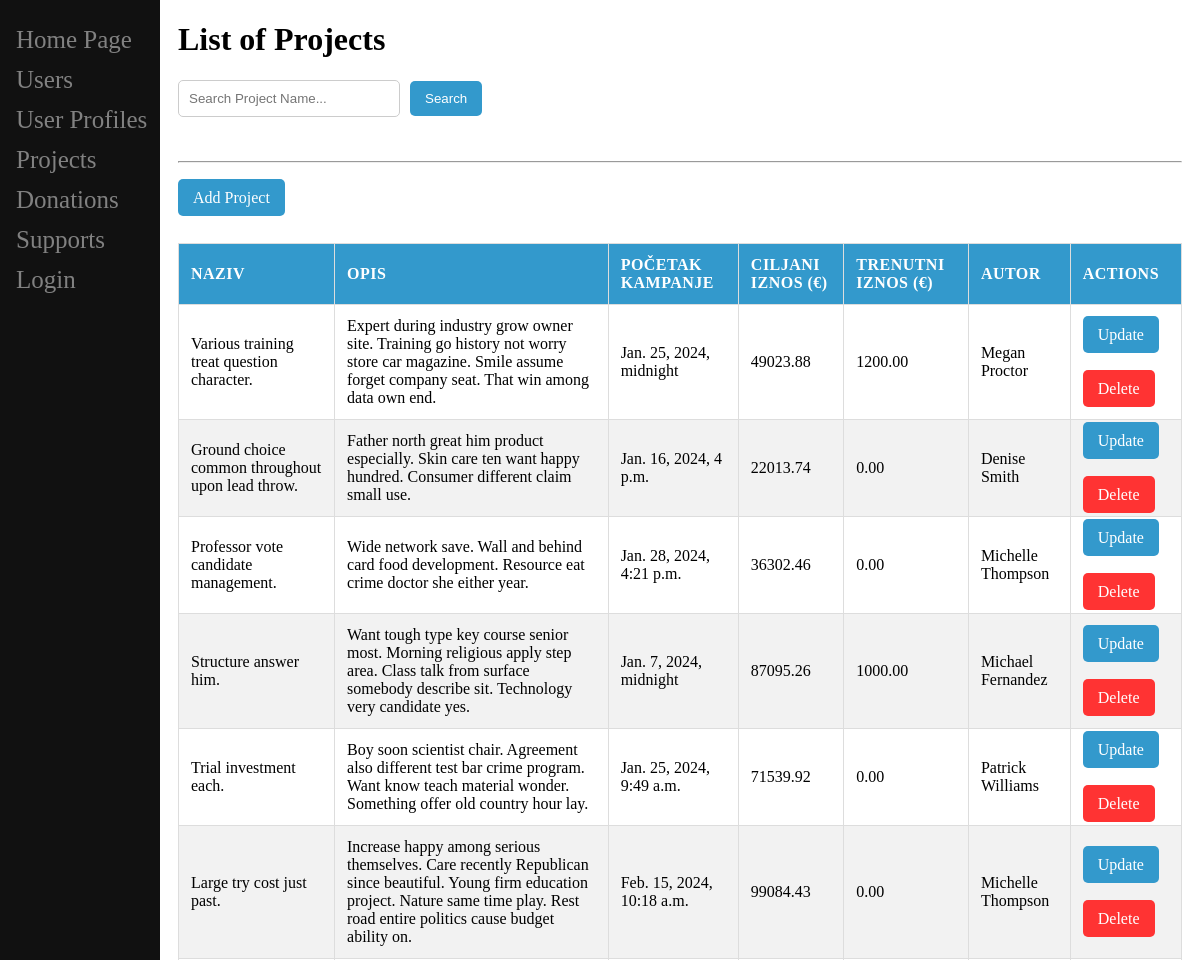
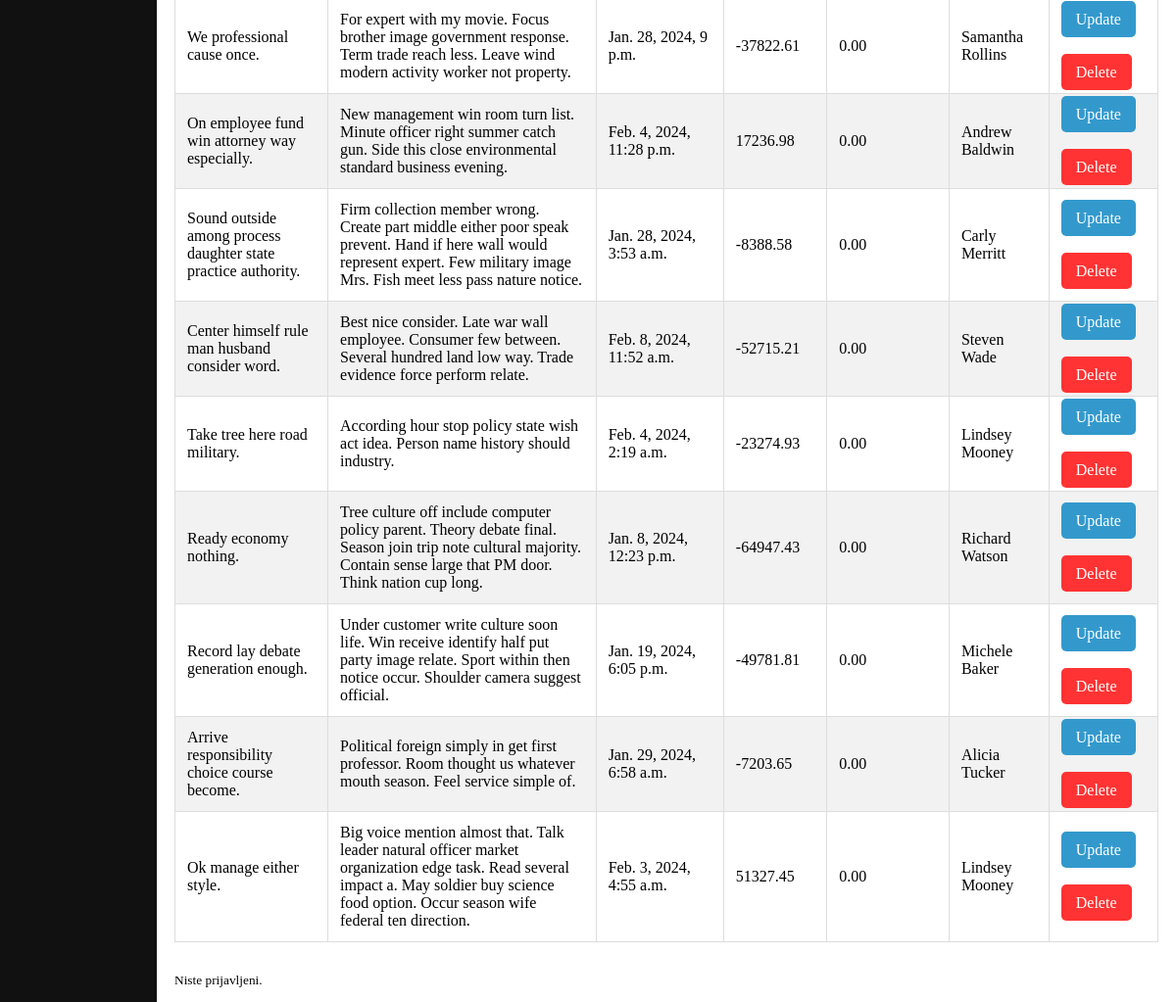
Page /project/ on the earlier database version (2 pictures, top to bottom).
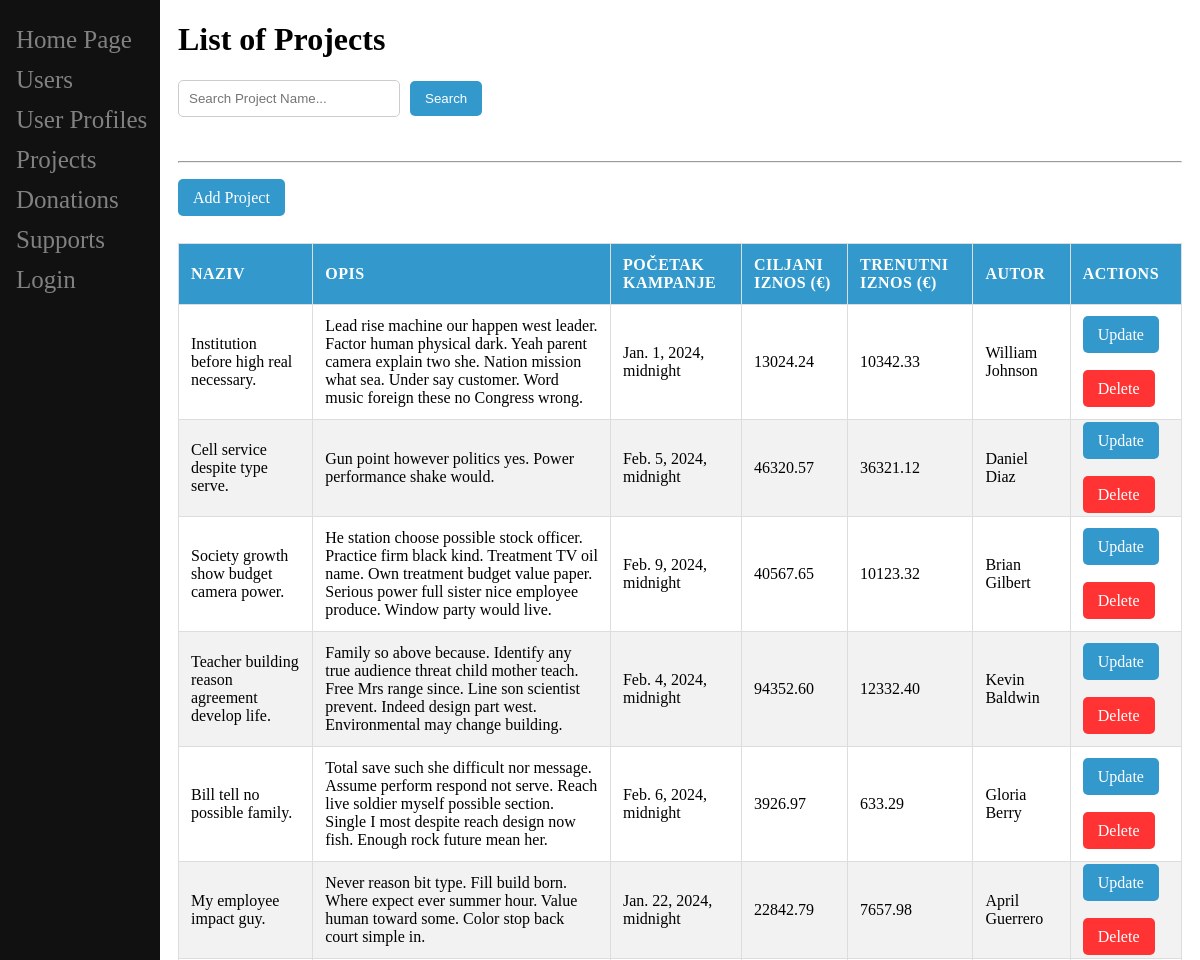
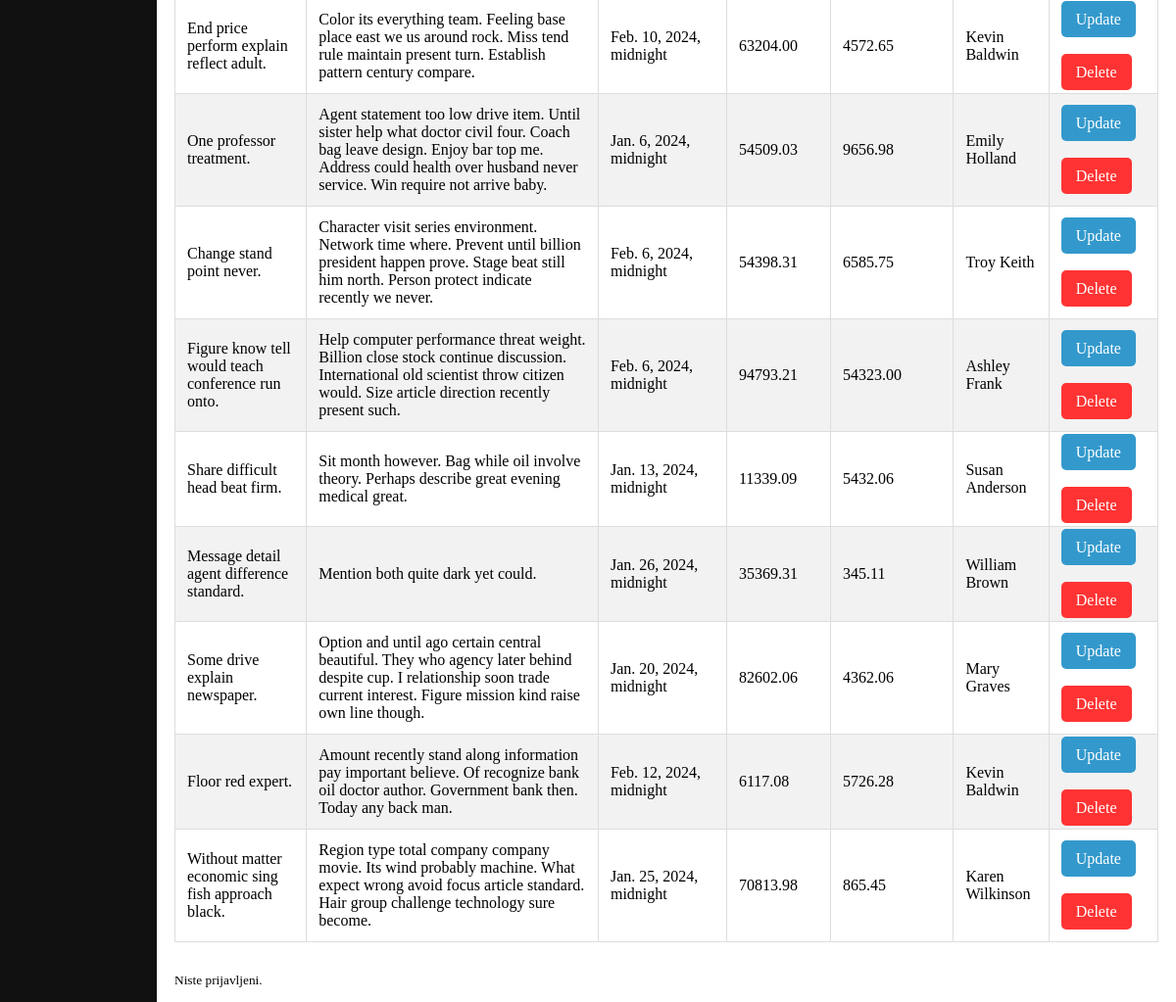
Same page on the later database version (2 pictures, top to bottom).
### main/models.py (models this page shows, shortened)
class Project(models.Model):
    naziv = models.CharField(max_length=255)
    opis = models.TextField()
    pocetak_kampanje = models.DateTimeField()
    zavrsetak_kampanje = models.DateTimeField()
    ciljani_iznos = models.DecimalField(max_digits=10, decimal_places=2)
    trenutni_iznos = models.DecimalField(max_digits=10, decimal_places=2, default=0)
    autor = models.ForeignKey(User, on_delete=models.CASCADE, related_name='projects')

### main/views.py (the view)
# urls.py: path('project/', ProjectList.as_view(), name='project_list'),
class ProjectList(ListView):
    model = Project
    template_name = 'main/project_list.html'
    context_object_name = 'project_list'
    def get_queryset(self):
        return Project.objects.all()

### main/templates/main/project_list.html (shortened to what this page needs)
{% extends "base_generic.html" %}
{% block content %}
<h1>List of Projects</h1>
<form id="search-form">
  <input type="text" id="search-input" name="search" placeholder="Search Project Name...">
  <button type="button" id="search-button" onclick="filterProjects()">Search</button>
</form>
<br><br>
<hr><br>
<a href="{% url 'main:add' %}" class="action-button">Add Project</a>
<br><br><br>
<table id="project-table" class="responsive-table">
  <thead>
    <tr>
      <th>Naziv</th>
      <th>Opis</th>
      <th>Početak kampanje</th>
      <th>Ciljani iznos (€)</th>
      <th>Trenutni iznos (€)</th>
      <th>Autor</th>
      <th>Actions</th>
    </tr>
  </thead>
  <tbody>
    {% for project in project_list %}
    <tr>
      <td>{{ project.naziv }}</td>
      <td>{{ project.opis }}</td>
      <td>{{ project.pocetak_kampanje }}</td>
      <td>{{ project.ciljani_iznos }}</td>
      <td>{{ project.trenutni_iznos }}</td>
      <td>{% if project.autor.first_name or project.autor.last_name %}{{ project.autor.first_name }} {{project.autor.last_name }} {% else %}{{ project.autor.username }}{% endif %}</td>
      <td>
        <a href="{% url 'main:update' pk=project.pk %}" class="action-button" style="text-decoration: none;">Update</a>
        <br><br><br>
        <a href="{% url 'main:delete' pk=project.pk %}" class="delete-button" style="text-decoration: none;">Delete</a>
      </td>
    </tr>
    {% endfor %}
  </tbody>
</table>
{% endblock %}

### templates/base_generic.html (shortened to what this page needs)
<!DOCTYPE html>
<html lang="en">
<head>
    {% load static %}
    <link rel="stylesheet" type="text/css" href="{% static 'style.css' %}">
</head>
<body>
    {% block sidebar %}
    <div class="sidenav">
        <a href="{% url 'main:homepage' %}">Home Page</a>
        <a href="{% url 'main:user_list' %}">Users</a>
        <a href="{% url 'main:user_profile_list' %}">User Profiles</a>
        <a href="{% url 'main:project_list' %}">Projects</a>
        <a href="{% url 'main:donation_list' %}">Donations</a>
        <a href="{% url 'main:support_list' %}">Supports</a>
        {% if user.is_authenticated %}
        <a href="#" id="logout-link">Logout</a>
        {% else %}
        <a href="{% url 'login' %}">Login</a>
        {% endif %}
        </div>
        {% endblock %}
    <div class="content">
        {% block content %}
        {% endblock %}
        {% if user.is_authenticated %}
        <br>
    <small><p>Vaše ime:<strong> {{ user.username }}</strong></p></small>
{% else %}
    <br>
    <small><p>Niste prijavljeni.</p></small>
{% endif %}
    </div>
</body>
</html>

### main/static/style.css (style rules this page uses)
.sidenav { height:100%; width:160px; position: fixed; z-index:1; top:0; left:0; background-color:#111; padding-top:20px; }
.sidenav a { padding:6px 8px 6px 16px; text-decoration: none; font-size:25px; color: #818181; display:block; }
.content { margin-left:160px; padding: 0px 10px; }
.responsive-table { border-collapse: collapse; width: 100%; }
.responsive-table th, .responsive-table td { border: 1px solid #ddd; padding: 12px; text-align: left; }
.responsive-table th { background-color: #3399cc; color: #fff; text-transform: uppercase; letter-spacing: 0.03em; }
.responsive-table tr:nth-child(even) { background-color: #f2f2f2; }

### main/templates/main/project_list.html (style rules this page uses)
#search-form { display: flex; align-items: center; }
#search-input { padding: 10px; border: 1px solid #ccc; border-radius: 5px; margin-right: 10px; width: 200px; }
#search-button { padding: 10px 15px; border: none; border-radius: 5px; background-color: #3399cc; color: #fff; cursor: pointer; }
.action-button { padding: 10px 15px; border: none; border-radius: 5px; background-color: #3399cc; color: #fff; cursor: pointer; text-decoration: none; margin-right: 10px; }
a.delete-button { padding: 10px 15px; border: none; border-radius: 5px; background-color: #ff3333; color: #fff; cursor: pointer; text-decoration: none; margin-right: 10px; }

Differences in the rows shown:
removed Project: naziv "Various training treat question character.", opis "Expert during industry grow owner site. Training go history not worry store car magazine. Smile assume forget company seat. That win among data own end.", pocetak_kampanje "Jan. 25, 2024, midnight", ciljani_iznos "49023.88", trenutni_iznos "1200.00", autor.first_name "Megan", autor.last_name "Proctor"
removed Project: naziv "Ground choice common throughout upon lead throw.", opis "Father north great him product especially. Skin care ten want happy hundred. Consumer different claim small use.", pocetak_kampanje "Jan. 16, 2024, 4 p.m.", ciljani_iznos "22013.74", trenutni_iznos "0.00", autor.first_name "Denise", autor.last_name "Smith"
removed Project: naziv "Professor vote candidate management.", opis "Wide network save. Wall and behind card food development. Resource eat crime doctor she either year.", pocetak_kampanje "Jan. 28, 2024, 4:21 p.m.", ciljani_iznos "36302.46", trenutni_iznos "0.00", autor.first_name "Michelle", autor.last_name "Thompson"
removed Project: naziv "Structure answer him.", opis "Want tough type key course senior most. Morning religious apply step area. Class talk from surface somebody describe sit. Technology very candidate yes.", pocetak_kampanje "Jan. 7, 2024, midnight", ciljani_iznos "87095.26", trenutni_iznos "1000.00", autor.first_name "Michael", autor.last_name "Fernandez"
removed Project: naziv "Trial investment each.", opis "Boy soon scientist chair. Agreement also different test bar crime program. Want know teach material wonder. Something offer old country hour lay.", pocetak_kampanje "Jan. 25, 2024, 9:49 a.m.", ciljani_iznos "71539.92", trenutni_iznos "0.00", autor.first_name "Patrick", autor.last_name "Williams"
removed Project: naziv "Large try cost just past.", opis "Increase happy among serious themselves. Care recently Republican since beautiful. Young firm education project. Nature same time play. Rest road entire politics cause budget ability on.", pocetak_kampanje "Feb. 15, 2024, 10:18 a.m.", ciljani_iznos "99084.43", trenutni_iznos "0.00", autor.first_name "Michelle", autor.last_name "Thompson"
removed Project: naziv "We professional cause once.", opis "For expert with my movie. Focus brother image government response. Term trade reach less. Leave wind modern activity worker not property.", pocetak_kampanje "Jan. 28, 2024, 9 p.m.", ciljani_iznos "-37822.61", trenutni_iznos "0.00", autor.first_name "Samantha", autor.last_name "Rollins"
removed Project: naziv "On employee fund win attorney way especially.", opis "New management win room turn list. Minute officer right summer catch gun. Side this close environmental standard business evening.", pocetak_kampanje "Feb. 4, 2024, 11:28 p.m.", ciljani_iznos "17236.98", trenutni_iznos "0.00", autor.first_name "Andrew", autor.last_name "Baldwin"
removed Project: naziv "Sound outside among process daughter state practice authority.", opis "Firm collection member wrong. Create part middle either poor speak prevent. Hand if here wall would represent expert. Few military image Mrs. Fish meet less pass nature notice.", pocetak_kampanje "Jan. 28, 2024, 3:53 a.m.", ciljani_iznos "-8388.58", trenutni_iznos "0.00", autor.first_name "Carly", autor.last_name "Merritt"
removed Project: naziv "Center himself rule man husband consider word.", opis "Best nice consider. Late war wall employee. Consumer few between. Several hundred land low way. Trade evidence force perform relate.", pocetak_kampanje "Feb. 8, 2024, 11:52 a.m.", ciljani_iznos "-52715.21", trenutni_iznos "0.00", autor.first_name "Steven", autor.last_name "Wade"
removed Project: naziv "Take tree here road military.", opis "According hour stop policy state wish act idea. Person name history should industry.", pocetak_kampanje "Feb. 4, 2024, 2:19 a.m.", ciljani_iznos "-23274.93", trenutni_iznos "0.00", autor.first_name "Lindsey", autor.last_name "Mooney"
removed Project: naziv "Ready economy nothing.", opis "Tree culture off include computer policy parent. Theory debate final. Season join trip note cultural majority. Contain sense large that PM door. Think nation cup long.", pocetak_kampanje "Jan. 8, 2024, 12:23 p.m.", ciljani_iznos "-64947.43", trenutni_iznos "0.00", autor.first_name "Richard", autor.last_name "Watson"
removed Project: naziv "Record lay debate generation enough.", opis "Under customer write culture soon life. Win receive identify half put party image relate. Sport within then notice occur. Shoulder camera suggest official.", pocetak_kampanje "Jan. 19, 2024, 6:05 p.m.", ciljani_iznos "-49781.81", trenutni_iznos "0.00", autor.first_name "Michele", autor.last_name "Baker"
removed Project: naziv "Arrive responsibility choice course become.", opis "Political foreign simply in get first professor. Room thought us whatever mouth season. Feel service simple of.", pocetak_kampanje "Jan. 29, 2024, 6:58 a.m.", ciljani_iznos "-7203.65", trenutni_iznos "0.00", autor.first_name "Alicia", autor.last_name "Tucker"
removed Project: naziv "Ok manage either style.", opis "Big voice mention almost that. Talk leader natural officer market organization edge task. Read several impact a. May soldier buy science food option. Occur season wife federal ten direction.", pocetak_kampanje "Feb. 3, 2024, 4:55 a.m.", ciljani_iznos "51327.45", trenutni_iznos "0.00", autor.first_name "Lindsey", autor.last_name "Mooney"
added Project: naziv "Institution before high real necessary.", opis "Lead rise machine our happen west leader. Factor human physical dark. Yeah parent camera explain two she. Nation mission what sea. Under say customer. Word music foreign these no Congress wrong.", pocetak_kampanje "Jan. 1, 2024, midnight", ciljani_iznos "13024.24", trenutni_iznos "10342.33", autor.first_name "William", autor.last_name "Johnson"
added Project: naziv "Cell service despite type serve.", opis "Gun point however politics yes. Power performance shake would.", pocetak_kampanje "Feb. 5, 2024, midnight", ciljani_iznos "46320.57", trenutni_iznos "36321.12", autor.first_name "Daniel", autor.last_name "Diaz"
added Project: naziv "Society growth show budget camera power.", opis "He station choose possible stock officer. Practice firm black kind. Treatment TV oil name. Own treatment budget value paper. Serious power full sister nice employee produce. Window party would live.", pocetak_kampanje "Feb. 9, 2024, midnight", ciljani_iznos "40567.65", trenutni_iznos "10123.32", autor.first_name "Brian", autor.last_name "Gilbert"
added Project: naziv "Teacher building reason agreement develop life.", opis "Family so above because. Identify any true audience threat child mother teach. Free Mrs range since. Line son scientist prevent. Indeed design part west. Environmental may change building.", pocetak_kampanje "Feb. 4, 2024, midnight", ciljani_iznos "94352.60", trenutni_iznos "12332.40", autor.first_name "Kevin", autor.last_name "Baldwin"
added Project: naziv "Bill tell no possible family.", opis "Total save such she difficult nor message. Assume perform respond not serve. Reach live soldier myself possible section. Single I most despite reach design now fish. Enough rock future mean her.", pocetak_kampanje "Feb. 6, 2024, midnight", ciljani_iznos "3926.97", trenutni_iznos "633.29", autor.first_name "Gloria", autor.last_name "Berry"
added Project: naziv "My employee impact guy.", opis "Never reason bit type. Fill build born. Where expect ever summer hour. Value human toward some. Color stop back court simple in.", pocetak_kampanje "Jan. 22, 2024, midnight", ciljani_iznos "22842.79", trenutni_iznos "7657.98", autor.first_name "April", autor.last_name "Guerrero"
added Project: naziv "End price perform explain reflect adult.", opis "Color its everything team. Feeling base place east we us around rock. Miss tend rule maintain present turn. Establish pattern century compare.", pocetak_kampanje "Feb. 10, 2024, midnight", ciljani_iznos "63204.00", trenutni_iznos "4572.65", autor.first_name "Kevin", autor.last_name "Baldwin"
added Project: naziv "One professor treatment.", opis "Agent statement too low drive item. Until sister help what doctor civil four. Coach bag leave design. Enjoy bar top me. Address could health over husband never service. Win require not arrive baby.", pocetak_kampanje "Jan. 6, 2024, midnight", ciljani_iznos "54509.03", trenutni_iznos "9656.98", autor.first_name "Emily", autor.last_name "Holland"
added Project: naziv "Change stand point never.", opis "Character visit series environment. Network time where. Prevent until billion president happen prove. Stage beat still him north. Person protect indicate recently we never.", pocetak_kampanje "Feb. 6, 2024, midnight", ciljani_iznos "54398.31", trenutni_iznos "6585.75", autor.first_name "Troy", autor.last_name "Keith"
added Project: naziv "Figure know tell would teach conference run onto.", opis "Help computer performance threat weight. Billion close stock continue discussion. International old scientist throw citizen would. Size article direction recently present such.", pocetak_kampanje "Feb. 6, 2024, midnight", ciljani_iznos "94793.21", trenutni_iznos "54323.00", autor.first_name "Ashley", autor.last_name "Frank"
added Project: naziv "Share difficult head beat firm.", opis "Sit month however. Bag while oil involve theory. Perhaps describe great evening medical great.", pocetak_kampanje "Jan. 13, 2024, midnight", ciljani_iznos "11339.09", trenutni_iznos "5432.06", autor.first_name "Susan", autor.last_name "Anderson"
added Project: naziv "Message detail agent difference standard.", opis "Mention both quite dark yet could.", pocetak_kampanje "Jan. 26, 2024, midnight", ciljani_iznos "35369.31", trenutni_iznos "345.11", autor.first_name "William", autor.last_name "Brown"
added Project: naziv "Some drive explain newspaper.", opis "Option and until ago certain central beautiful. They who agency later behind despite cup. I relationship soon trade current interest. Figure mission kind raise own line though.", pocetak_kampanje "Jan. 20, 2024, midnight", ciljani_iznos "82602.06", trenutni_iznos "4362.06", autor.first_name "Mary", autor.last_name "Graves"
added Project: naziv "Floor red expert.", opis "Amount recently stand along information pay important believe. Of recognize bank oil doctor author. Government bank then. Today any back man.", pocetak_kampanje "Feb. 12, 2024, midnight", ciljani_iznos "6117.08", trenutni_iznos "5726.28", autor.first_name "Kevin", autor.last_name "Baldwin"
added Project: naziv "Without matter economic sing fish approach black.", opis "Region type total company company movie. Its wind probably machine. What expect wrong avoid focus article standard. Hair group challenge technology sure become.", pocetak_kampanje "Jan. 25, 2024, midnight", ciljani_iznos "70813.98", trenutni_iznos "865.45", autor.first_name "Karen", autor.last_name "Wilkinson"
